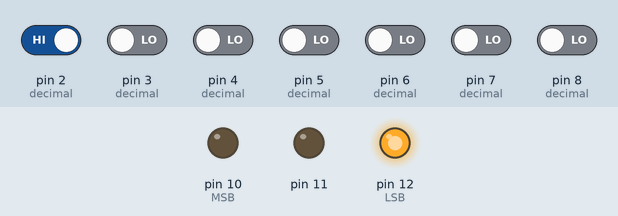
A sketch run on a simulated Arduino Uno, built with avr-gcc and run on an emulated ATmega328P. Shown: output pins drawn as LEDs (lit = HIGH). The test bench sets the inputs (shaded band); at power-on: pin 2 (decimal) HIGH, pin 3 (decimal), pin 4 (decimal), pin 5 (decimal), pin 6 (decimal), pin 7 (decimal), pin 8 (decimal) LOW.

Above: at 1.2 s.
1.3 s: pin 2 (decimal) driven LOW
At 2.2 s:
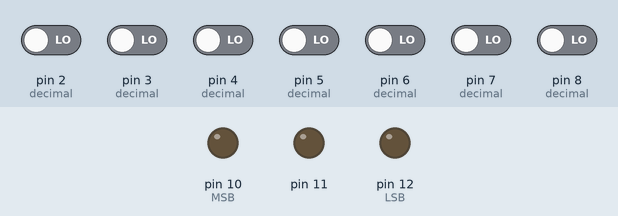
2.8 s: pin 3 (decimal) driven HIGH
At 3.3 s:
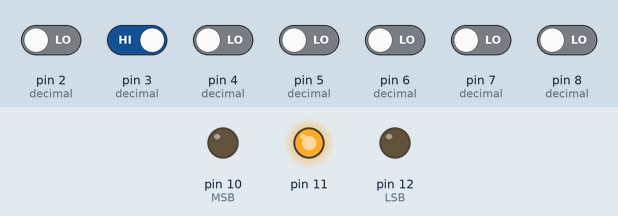
4.3 s: pin 4 (decimal) driven HIGH
At 5.5 s:
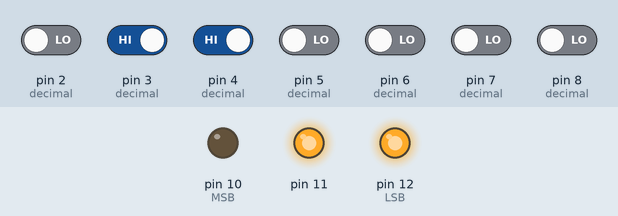
5.8 s: pin 5 (decimal) driven HIGH
At 6.8 s:
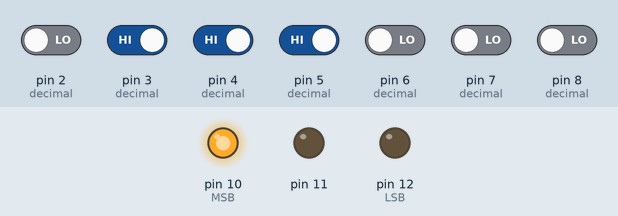
7.3 s: pin 6 (decimal) driven HIGH
At 7.9 s:
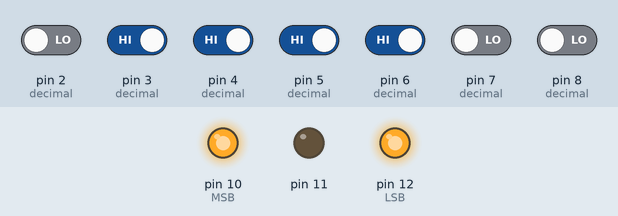
8.8 s: pin 7 (decimal) driven HIGH
At 9.1 s:
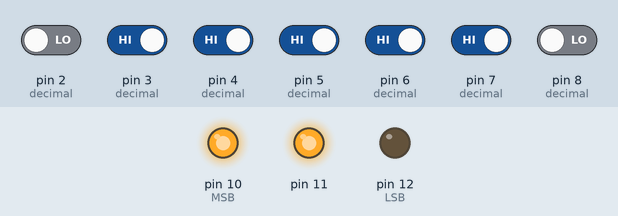
Timing chart, 0 to 11.3 s (numbered marks = the images above; inputs shaded):
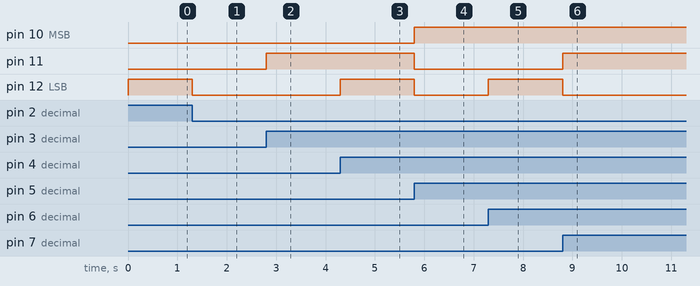

Measured:
- after the input at 1.3 s, pin 12 (LSB): HIGH → LOW at once
- after the input at 2.8 s, pin 11: LOW → HIGH at once
- after the input at 4.3 s, pin 12 (LSB): LOW → HIGH at once
- after the input at 5.8 s, pin 10 (MSB): LOW → HIGH at once; pin 11, pin 12 (LSB): HIGH → LOW at once
- after the input at 7.3 s, pin 12 (LSB): LOW → HIGH at once
- after the input at 8.8 s, pin 11: LOW → HIGH at once; pin 12 (LSB): HIGH → LOW at once

The sketch:

Decimal_to_Binary_Priority_Encoder__0_to_7_.ino
```cpp
//Decimal to Binary priority encoder (0 to 7)

//decimal inputs
int d1=0; //decimal '1'
int d2=0;
int d3=0;
int d4=0;
int d5=0;
int d6=0;
int d7=0; //decimal '7'

void setup() {
  // put your setup code here, to run once:
  //input in decimal
pinMode(2,INPUT); //decimal '1'
pinMode(3,INPUT); //decimal '2'
pinMode(4,INPUT); //decimal '3'
pinMode(5,INPUT); //decimal '4'
pinMode(6,INPUT); //decimal '5'
pinMode(7,INPUT); //decimal '6'
pinMode(8,INPUT); //decimal '7'

//output in binary
pinMode(10,OUTPUT); //MSB
pinMode(11,OUTPUT);
pinMode(12,OUTPUT); //LSB

Serial.begin(9600);

}

void loop() {
  // put your main code here, to run repeatedly:
  //reads the inputs (decimal number) at the specified pin number
d1=digitalRead(2); //decimal number '1'
d2=digitalRead(3);
d3=digitalRead(4);
d4=digitalRead(5);
d5=digitalRead(6);
d6=digitalRead(7);
d7=digitalRead(8); //decimal number '7'

//decimal input 0, binary output 000
if (d1==0 & d2==0 & d3==0 & d4==0 & d5==0 & d6==0 & d7==0){
  digitalWrite(10,LOW);
  digitalWrite(11,LOW);
  digitalWrite(12,LOW);
  }

//decimal input 1, binary output 001
else if (d1==1 & d2==0 & d3==0 & d4==0 & d5==0 & d6==0 & d7==0){
  digitalWrite(10,LOW);
  digitalWrite(11,LOW);
  digitalWrite(12,HIGH);
  }

//decimal input 2, binary output 010
else if (d2==1 & d3==0 & d4==0 & d5==0 & d6==0 & d7==0){ //since it is a priority encoder, it doesnt matter what the input d1 is
  digitalWrite(10,LOW);
  digitalWrite(11,HIGH);
  digitalWrite(12,LOW);
  }

//decimal input 3, binary output 011
else if (d3==1 & d4==0 & d5==0 & d6==0 & d7==0){
  digitalWrite(10,LOW);
  digitalWrite(11,HIGH);
  digitalWrite(12,HIGH);
  }
//decimal input 4, binary output 100
else if (d4==1 & d5==0 & d6==0 & d7==0){
  digitalWrite(10,HIGH);
  digitalWrite(11,LOW);
  digitalWrite(12,LOW);
  }

//decimal input 5, binary output 101
else if (d5==1 & d6==0 & d7==0){
  digitalWrite(10,HIGH);
  digitalWrite(11,LOW);
  digitalWrite(12,HIGH);
  }

//decimal input 6, binary output 110
else if (d6==1 & d7==0){
  digitalWrite(10,HIGH);
  digitalWrite(11,HIGH);
  digitalWrite(12,LOW);
  }

//decimal input 7, binary output 111
else if (d7==1){
  digitalWrite(10,HIGH);
  digitalWrite(11,HIGH);
  digitalWrite(12,HIGH);
  }

}
```
